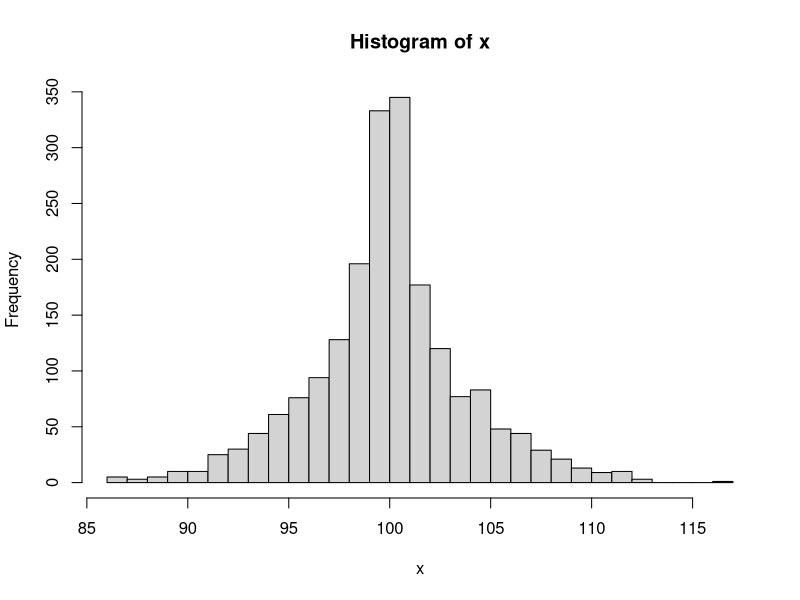

R code for this plot:
## ---- chunk 1
## DATA GENERATION
#x=rnorm(1000,mean=100,sd=10) # normal
#x=c(rchisq(1000,6)) # right skew
#x=c(-rchisq(1000,6)+25) # left skew
x=c(rnorm(1000,mean=100,sd=5),rnorm(500,mean=100,sd=3),rnorm(500,mean=100, sd=1)) # leptokurtic
#x=c(rnorm(1000,mean=100,sd=10),runif(500,min=60,max=140),runif(500,min=70, max=130)) #platykurtic
## ---- chunk 2

hist(x,breaks=30)
#boxplot(x)
